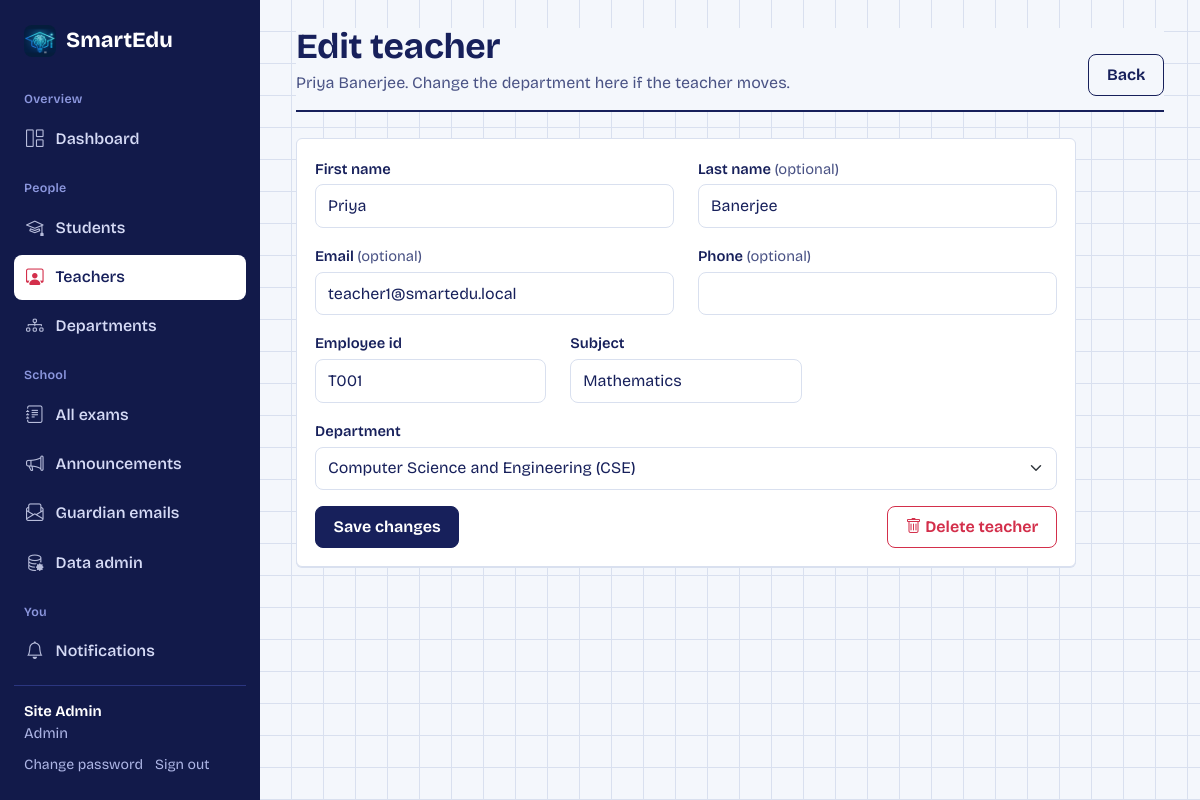
The page /admin-portal/teachers/2/edit/ (signed in) on the database its author committed.
### apps/accounts/models.py (models this page shows, shortened)
class User(AbstractUser):
    ROLE_CHOICES = (
        ('ADMIN', 'Admin'),
        ('TEACHER', 'Teacher'),
        ('STUDENT', 'Student'),
    )
    role = models.CharField(max_length=10, choices=ROLE_CHOICES, default='STUDENT')
    phone = models.CharField(max_length=20, blank=True)
    profile_pic = models.ImageField(upload_to='profiles/', null=True, blank=True)
    is_verified = models.BooleanField(default=False)

class TeacherProfile(models.Model):
    user = models.OneToOneField(User, on_delete=models.CASCADE, related_name='teacher_profile')
    employee_id = models.CharField(max_length=20, unique=True)
    subject = models.CharField(max_length=100)
    department = models.CharField(max_length=100, blank=True)

### apps/admin_portal/views.py (the view, shortened to what this page needs)
# urls.py: path('teachers/<int:user_id>/edit/', views.teacher_edit, name='teacher_edit'),
@admin_required
def teacher_edit(request, user_id):
    user = get_object_or_404(User.objects.select_related('teacher_profile'), id=user_id, role='TEACHER')
    p = user.teacher_profile
    initial = {'first_name': user.first_name, 'last_name': user.last_name, 'email': user.email, 'phone': user.phone,
               'employee_id': p.employee_id, 'subject': p.subject, 'department': p.department}
    form = TeacherEditForm(request.POST or None, initial=initial, teacher=user)
    return render(request, 'admin/teacher_edit.html', {'form': form, 'teacher': user})

### apps/accounts/forms.py (shortened to what this page needs)
class TeacherEditForm(StyledForm):
    first_name = forms.CharField(max_length=150)
    last_name = forms.CharField(max_length=150, required=False)
    email = forms.EmailField(required=False)
    phone = forms.CharField(max_length=20, required=False)
    employee_id = forms.CharField(max_length=20)
    subject = forms.CharField(max_length=100)
    department = forms.ChoiceField(label='Department')
    def __init__(self, *a, teacher=None, **kw):
        super().__init__(*a, **kw)
        self.teacher = teacher
        choices = [('', 'Select a department')] + [(d, d) for d in department_choices()]
        current = getattr(getattr(teacher, 'teacher_profile', None), 'department', '')
        if current and current not in department_choices():     # an old value from before the fixed list: keep it selectable
            choices.append((current, current + ' (old value)'))
        self.fields['department'].choices = choices

### apps/accounts/context_processors.py (called while the page is built)
def departments(request):
    return {'DEPT_SEM_MAP': dept_semester_map()}

### apps/accounts/departments.py (called while the page is built)
def semester_count(department):
    return 4 if department in FOUR_SEMESTER else 8

def department_choices():
    return list(DEPARTMENTS)

def dept_semester_map():
    return {d: semester_count(d) for d in DEPARTMENTS}

### apps/accounts/forms.py (called while the page is built)
    def _style(self):
        for f in self.fields.values():
            w = f.widget
            if isinstance(w, (forms.CheckboxInput,)):
                w.attrs['class'] = 'form-check-input'
            elif isinstance(w, forms.Select):
                w.attrs['class'] = 'form-select'
            else:
                w.attrs['class'] = (w.attrs.get('class', '') + ' form-control').strip()

### apps/notifications/context_processors.py (called while the page is built, shortened)
def notifications(request):
    if not request.user.is_authenticated:
        return {'unread_notifications': 0}
    from .models import Notification
    user = request.user
    ctx = {'unread_notifications': Notification.objects.filter(recipient=user, is_read=False).count(),
           'badge_reattempts': 0, 'badge_reviews': 0, 'badge_assignments': 0, 'badge_missed': 0}
    return ctx

### templates/admin/teacher_edit.html (shortened to what this page needs)
{% extends 'base.html' %}
{% block content %}
<div class="page-head"><div><h1>Edit teacher</h1><p>{{ teacher.get_full_name|default:teacher.username }}. Change the department here if the teacher moves.</p></div>
  <div class="page-actions"><a class="btn btn-outline-primary" href="{% url 'admin_teachers' %}">Back</a></div></div>
<div class="panel" style="max-width:780px"><div class="panel-body">
  <form method="post" novalidate>{% csrf_token %}
    <div class="row">
      <div class="col-md-6">{% include 'partials/field.html' with field=form.first_name %}</div>
      <div class="col-md-6">{% include 'partials/field.html' with field=form.last_name %}</div>
      <div class="col-md-6">{% include 'partials/field.html' with field=form.email %}</div>
      <div class="col-md-6">{% include 'partials/field.html' with field=form.phone %}</div>
      <div class="col-md-4">{% include 'partials/field.html' with field=form.employee_id %}</div>
      <div class="col-md-4">{% include 'partials/field.html' with field=form.subject %}</div>
      <div class="col-md-12">{% include 'partials/field.html' with field=form.department force_required=1 %}</div>
    </div>
    <button class="btn btn-primary" type="submit">Save changes</button>
    <a class="btn btn-outline-danger float-end" href="{% url 'delete_user' teacher.id %}"><i class="bi bi-trash"></i> Delete teacher</a>
  </form>
</div></div>
{% endblock %}

### templates/base.html (shortened to what this page needs)
{% load static %}<!DOCTYPE html>
<html lang="en">
<head>
  <link href="{% static 'vendor/bootstrap/bootstrap.min.css' %}" rel="stylesheet">
  <link href="{% static 'vendor/bootstrap-icons/bootstrap-icons.min.css' %}" rel="stylesheet">
  <link href="{% static 'css/fonts.css' %}" rel="stylesheet">
  <link href="{% static 'css/app.css' %}" rel="stylesheet">
</head>
<body>
{% with url=request.resolver_match.url_name %}
<div class="shell">
  <aside class="sidebar" id="sidebar" aria-label="Main menu">
    <a class="brand" href="/">
      <img class="brand-mark" src="{% static 'img/smartedu-icon.png' %}" alt="">
      SmartEdu
    </a>
    {% if user.role == 'ADMIN' %}
      <div class="nav-group">Overview</div>
      <a class="side-link {% if url == 'admin_dashboard' %}active{% endif %}" href="{% url 'admin_dashboard' %}"><i class="bi bi-grid-1x2"></i>Dashboard</a>
      <div class="nav-group">People</div>
      <a class="side-link {% if url == 'admin_students' or url == 'register_student' or url == 'student_edit' %}active{% endif %}" href="{% url 'admin_students' %}"><i class="bi bi-mortarboard"></i>Students</a>
      <a class="side-link {% if url == 'admin_teachers' or url == 'register_teacher' or url == 'teacher_edit' %}active{% endif %}" href="{% url 'admin_teachers' %}"><i class="bi bi-person-workspace"></i>Teachers</a>
      <a class="side-link {% if url == 'admin_departments' %}active{% endif %}" href="{% url 'admin_departments' %}"><i class="bi bi-diagram-3"></i>Departments</a>
      <div class="nav-group">School</div>
      <a class="side-link {% if url == 'admin_exams' %}active{% endif %}" href="{% url 'admin_exams' %}"><i class="bi bi-journal-text"></i>All exams</a>
      <a class="side-link {% if url == 'admin_announce' %}active{% endif %}" href="{% url 'admin_announce' %}"><i class="bi bi-megaphone"></i>Announcements</a>
      <a class="side-link {% if url == 'admin_emails' %}active{% endif %}" href="{% url 'admin_emails' %}"><i class="bi bi-envelope-paper"></i>Guardian emails</a>
      <a class="side-link" href="/django-admin/"><i class="bi bi-database-gear"></i>Data admin</a>
    {% endif %}
    <div class="nav-group">You</div>
    <a class="side-link " href="{% url 'notification_list' %}"><i class="bi bi-bell"></i>Notifications</a>
    <div class="side-user">
      <div class="who">{{ user.get_full_name|default:user.username }}</div>
      <div class="mb-2" style="color:#AEB6E6">{{ user.get_role_display }}</div>
      <a href="{% url 'change_password' %}">Change password</a><a href="{% url 'logout' %}">Sign out</a>
    </div>
  </aside>
  <main class="main" id="content">
    <div class="main-inner">
      {% block content %}{% endblock %}
    </div>
  </main>
</div>
{% endwith %}
</body>
</html>

### templates/partials/field.html (shortened to what this page needs)
<div class="mb-3 {{ cls }}">
  <label for="{{ field.id_for_label }}" class="form-label">{{ field.label }}{% if not field.field.required and not force_required %} <span class="text-muted fw-normal">(optional)</span>{% endif %}</label>
  {{ field }}
</div>

### static/css/app.css (style rules this page uses)
:root { --paper: #F4F7FC; --sheet: #fff; --ink: #17205B; --ink-soft: #4A5385; --line: #D9E0EF; --red: #D32F4B; --red-soft: #FBE3E7; --hl: #FFE259; --band: #121A4A; --band-line: #2B3680; --green: #1B7F5A; --green-soft: #DDF3E9; --amber-soft: #FFF3C4; --font: "Bricolage Grotesque", "Segoe UI", system-ui, sans-serif; --pen: "Caveat", "Segoe Print", cursive; --bs-body-font-family: var(--font); --bs-body-color: var(--ink); --bs-body-bg: var(--paper); --bs-primary: #17205B; --bs-primary-rgb: 23,32,91; --bs-link-color: #17205B; --bs-link-hover-color: #D32F4B; --bs-border-color: var(--line); --bs-danger: #D32F4B; --bs-danger-rgb: 211,47,75; --bs-success: #1B7F5A; --bs-success-rgb: 27,127,90; --bs-border-radius: 8px; }
html { scroll-behavior: smooth; }
body { font-family: var(--font); font-size: 16px; line-height: 1.55; -webkit-font-smoothing: antialiased; background: var(--paper); }
h1,h2,h3,h4,h5 { font-family: var(--font); font-weight: 700; letter-spacing: -0.01em; color: var(--ink); }
a { text-underline-offset: 3px; }
.text-muted, .text-secondary { color: var(--ink-soft) !important; }
.btn { font-weight: 650; border-radius: 8px; padding: .5rem 1.1rem; }
.btn-primary { --bs-btn-bg: var(--ink); --bs-btn-border-color: var(--ink); --bs-btn-hover-bg: #0E1546; --bs-btn-hover-border-color: #0E1546; --bs-btn-active-bg: #0E1546; --bs-btn-disabled-bg: var(--ink); --bs-btn-disabled-border-color: var(--ink); }
.btn-outline-primary { --bs-btn-color: var(--ink); --bs-btn-border-color: var(--ink); --bs-btn-hover-bg: var(--ink); --bs-btn-hover-border-color: var(--ink); --bs-btn-active-bg: var(--ink); }
.btn-outline-danger { --bs-btn-color: var(--red); --bs-btn-border-color: var(--red); --bs-btn-hover-bg: var(--red); --bs-btn-hover-border-color: var(--red); }
.form-control, .form-select { border-color: var(--line); padding: .55rem .75rem; border-radius: 8px; background-color: #fff; }
.form-label { font-weight: 600; font-size: .92rem; margin-bottom: .25rem; }
.shell { display: grid; grid-template-columns: 260px minmax(0,1fr); min-height: 100vh; }
.sidebar { background: var(--band); color: #D5DAF5; padding: 20px 14px; position: sticky; top: 0; height: 100vh; overflow-y: auto; display: flex; flex-direction: column; }
.sidebar .brand { display: flex; align-items: center; gap: 10px; color: #fff; text-decoration: none; font-weight: 750; font-size: 1.35rem; padding: 4px 10px 18px; }
.brand-mark { width: 32px; height: 32px; object-fit: cover; border-radius: 8px; flex: 0 0 auto; }
.nav-group { margin-top: 14px; padding: 0 10px 6px; font-size: .78rem; color: #8C97DE; font-weight: 600; letter-spacing: .02em; }
.side-link { display: flex; align-items: center; gap: 12px; padding: 9px 12px; margin: 2px 0; border-radius: 8px; color: #D5DAF5; text-decoration: none; font-weight: 550; }
.side-link i { font-size: 1.1rem; opacity: .85; }
.side-link.active { background: #fff; color: var(--ink); }
.side-link.active i { color: var(--red); opacity: 1; }
.side-user { margin-top: auto; padding: 14px 10px 4px; border-top: 1px solid var(--band-line); font-size: .92rem; }
.side-user .who { color: #fff; font-weight: 650; }
.side-user a { color: #AEB6E6; text-decoration: none; margin-right: 12px; font-size: .88rem; }
.main { min-width: 0; background-image: linear-gradient(var(--line) 1px, transparent 1px), linear-gradient(90deg, var(--line) 1px, transparent 1px); background-size: 32px 32px; background-position: -1px -1px; background-attachment: local; }
.main-inner { padding: 28px 36px 64px; max-width: 1240px; background: transparent; }
.page-head { display: flex; flex-wrap: wrap; align-items: flex-end; justify-content: space-between; gap: 14px; margin-bottom: 26px; padding-bottom: 14px; border-bottom: 2px solid var(--ink); background: var(--paper); }
.page-head h1 { font-size: clamp(1.6rem, 3vw, 2.2rem); margin: 0; line-height: 1.1; }
.page-head p { margin: 4px 0 0; color: var(--ink-soft); }
.page-actions { display: flex; flex-wrap: wrap; gap: 8px; }
.panel { background: var(--sheet); border: 1px solid var(--line); border-radius: 6px; box-shadow: 0 1px 0 var(--line); }
.panel-body { padding: 18px; }

### rows shown on the page
User: get_full_name "Site Admin", role "Admin"
User: get_full_name "Priya Banerjee", first_name "Priya", last_name "Banerjee", email "teacher1@smartedu.local"
TeacherProfile: employee_id "T001", subject "Mathematics", department "Computer Science and Engineering (CSE)"

### other values the page prints
{{ field.label }} "First name Last name Email Phone Employee id Subject Department"
